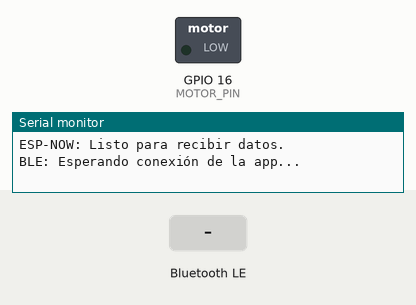
Simulated run of this sketch. Board: ESP32. Shown: switched loads named in the sketch (green lamp = pin HIGH), the last lines printed to the serial monitor. Dashed ring = blinking. The inputs (shaded band) are chosen by the test bench. Nothing arrives over Bluetooth unless stated; a phone connects over Bluetooth LE 3 s after start.

Above: at 1.2 s.
1.3 s: Bluetooth LE write "VIBRATE_START" received
At 1.4 s:
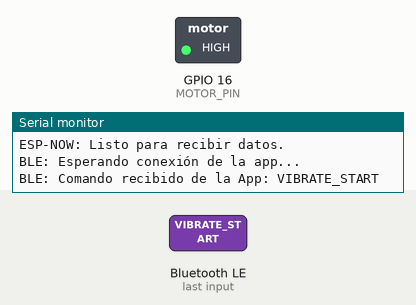
7.3 s: Bluetooth LE write "VIBRATE_STOP" received
At 7.9 s:
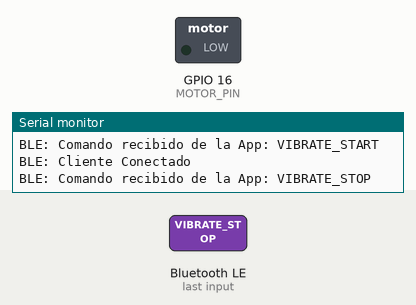
Timing chart, 0 to 10.3 s (numbered marks = the images above; inputs shaded):
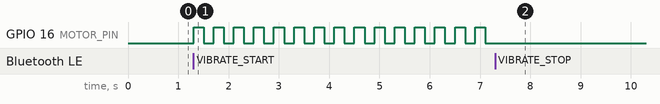

The sketch:

pulsera_main.ino
```cpp
// Archivo: pulsera_integrada_simplificada.ino

// --- LIBRERÍAS ---
#include <esp_now.h>
#include <WiFi.h>
#include <BLEDevice.h>
#include <BLEServer.h>
#include <BLEUtils.h>
#include <BLE2902.h>
#include "estructura.h"
#include <esp_wifi.h>

// --- CONFIGURACIÓN HARDWARE ---
const int MOTOR_PIN = 16;

#define SERVICE_UUID      "12345678-1234-1234-1234-123456789abc"
#define TX_CHAR_UUID      "87654321-4321-4321-4321-cba987654321" // Notificación (ESP32 -> App)
#define RX_CHAR_UUID      "11111111-2222-3333-4444-555555555555" // Escritura (App -> ESP32)

// --- VARIABLES GLOBALES ---
volatile int semaforoEstado = 2;
volatile int semaforoAngulo = 0;
volatile bool nuevosDatosEspNow = false;
volatile bool isVibrating = false;

// --- NUEVO: Variables para la vibración sin bloqueo ---
unsigned long lastVibrationTime = 0;
const int vibrationInterval = 200; // Intervalo de pulso en ms
int motorState = LOW;

BLEServer* pServer = NULL;
BLECharacteristic* pTxCharacteristic = NULL;
BLECharacteristic* pRxCharacteristic = NULL;
bool bleConnected = false;

// --- CALLBACKS DE BLE ---
class MyServerCallbacks: public BLEServerCallbacks {
    void onConnect(BLEServer* pServer) {
        bleConnected = true;
        Serial.println("BLE: Cliente Conectado");
    }

    void onDisconnect(BLEServer* pServer) {
        bleConnected = false;
        isVibrating = false;
        digitalWrite(MOTOR_PIN, LOW); // Apagar motor por seguridad
        Serial.println("BLE: Cliente Desconectado, reiniciando advertising...");
        pServer->getAdvertising()->start();
    }
};

class MyCharacteristicCallbacks: public BLECharacteristicCallbacks {
    void onWrite(BLECharacteristic *pCharacteristic) {
        String rxValue = pCharacteristic->getValue();

        if (rxValue.length() > 0) {
            Serial.print("BLE: Comando recibido de la App: ");
            Serial.println(rxValue);

            if (rxValue == "VIBRATE_START") {
                isVibrating = true;
            } else if (rxValue == "VIBRATE_STOP") {
                isVibrating = false;
            }
        }
    }
};


// --- CALLBACK DE ESP-NOW ---
void OnDataRecv(const esp_now_recv_info * info, const uint8_t *incomingData, int len) {
  esp_now_data_structure datosRecibidos;
  memcpy(&datosRecibidos, incomingData, sizeof(datosRecibidos));

  semaforoEstado = datosRecibidos.estado;
  semaforoAngulo = datosRecibidos.angulo;
  nuevosDatosEspNow = true;

  Serial.println("---------------------------------");
  Serial.println("ESP-NOW: ¡Datos recibidos!");
  Serial.printf("Estado: %d, Ángulo: %d\n", semaforoEstado, semaforoAngulo);
  Serial.println("---------------------------------");
}

// --- SETUP ---
void setup() {
  Serial.begin(115200);
  Serial.println("Iniciando Pulsera Inteligente (Modo Coexistencia)...");

  pinMode(MOTOR_PIN, OUTPUT);
  digitalWrite(MOTOR_PIN, LOW);

  WiFi.mode(WIFI_STA);
  BLEDevice::init("ESP32_Cerebro_IoT");

  if (esp_wifi_set_protocol(WIFI_IF_STA, WIFI_PROTOCOL_LR) != ESP_OK) {
    Serial.println("Error al establecer el protocolo WiFi para coexistencia");
    return;
  }

  if (esp_now_init() != ESP_OK) {
    Serial.println("Error inicializando ESP-NOW");
    return;
  }
  esp_now_register_recv_cb(OnDataRecv);
  Serial.println("ESP-NOW: Listo para recibir datos.");

  pServer = BLEDevice::createServer();
  pServer->setCallbacks(new MyServerCallbacks());

  BLEService *pService = pServer->createService(SERVICE_UUID);

  pTxCharacteristic = pService->createCharacteristic(TX_CHAR_UUID, BLECharacteristic::PROPERTY_NOTIFY);
  pTxCharacteristic->addDescriptor(new BLE2902());

  pRxCharacteristic = pService->createCharacteristic(RX_CHAR_UUID, BLECharacteristic::PROPERTY_WRITE);
  pRxCharacteristic->setCallbacks(new MyCharacteristicCallbacks());

  pService->start();
  pServer->getAdvertising()->start();
  Serial.println("BLE: Esperando conexión de la app...");
}

// --- LOOP PRINCIPAL ---
void loop() {
  if (nuevosDatosEspNow) {
    nuevosDatosEspNow = false;

    if (bleConnected) {
        Serial.println("BLE: Enviando datos del semáforo a la app...");
        char msg[32];
        sprintf(msg, "%d,%d", semaforoEstado, semaforoAngulo);
        pTxCharacteristic->setValue(msg);
        pTxCharacteristic->notify();
    }
  }

  // --- Lógica de vibración SIN BLOQUEO ---
  unsigned long currentTime = millis();

  if (isVibrating) {
    // Comprueba si ha pasado el tiempo para cambiar el estado del motor
    if (currentTime - lastVibrationTime >= vibrationInterval) {
      lastVibrationTime = currentTime; // Reinicia el cronómetro

      // Cambia el estado del motor (de HIGH a LOW o viceversa)
      if (motorState == LOW) {
        motorState = HIGH;
      } else {
        motorState = LOW;
      }
      digitalWrite(MOTOR_PIN, motorState);
    }
  } else {
    // Si no debe vibrar, asegurarse de que el motor esté apagado.
    if (motorState == HIGH) {
      motorState = LOW;
      digitalWrite(MOTOR_PIN, LOW);
    }
  }
}
```

estructura.h
```cpp
#ifndef ESTRUCTURA_H
#define ESTRUCTURA_H

// Contiene el estado del semáforo y su angulo.
typedef struct esp_now_data_structure {
  int estado; // 1 para VERDE/ENCENDIDO, 2 para ROJO/APAGADO
  int angulo; // Ángulo de orientación del semáforo (ej: 0, 90, 180, 270)
} esp_now_data_structure;

#endif
```

Measured:
- after the input at 1.3 s, GPIO 16 (MOTOR_PIN): alternates HIGH for 0.20 s and LOW for 0.20 s, starting at once
- after the input at 7.3 s, GPIO 16 (MOTOR_PIN): stops changing and stays LOW
